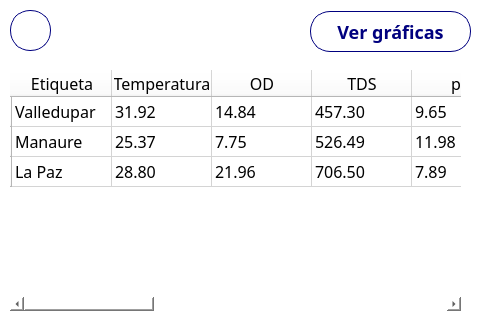
<?xml version="1.0" encoding="UTF-8"?>
<ui version="4.0">
 <class>MainWindow</class>
 <widget class="QMainWindow" name="MainWindow">
  <property name="geometry">
   <rect>
    <x>0</x>
    <y>0</y>
    <width>480</width>
    <height>320</height>
   </rect>
  </property>
  <property name="windowTitle">
   <string>MainWindow</string>
  </property>
  <property name="styleSheet">
   <string notr="true">font-family: Poppins;
background-color: white;</string>
  </property>
  <widget class="QWidget" name="centralwidget">
   <property name="styleSheet">
    <string notr="true">QTableWidget {
	border: 0;
}

QPushButton {
	height: 40px;
	border-radius: 20px;
	border: 1px solid #00007f;
	background-color: white;
	color: #00007f;
	font-weight: 500;
	font-size: 18px;
}</string>
   </property>
   <widget class="QTableWidget" name="tableWidget">
    <property name="geometry">
     <rect>
      <x>10</x>
      <y>70</y>
      <width>451</width>
      <height>241</height>
     </rect>
    </property>
    <property name="styleSheet">
     <string notr="true">font-size: 12pt;</string>
    </property>
    <property name="editTriggers">
     <set>QAbstractItemView::AnyKeyPressed|QAbstractItemView::EditKeyPressed</set>
    </property>
    <property name="columnCount">
     <number>13</number>
    </property>
    <row>
     <property name="text">
      <string/>
     </property>
    </row>
    <row>
     <property name="text">
      <string/>
     </property>
    </row>
    <row>
     <property name="text">
      <string/>
     </property>
    </row>
    <column>
     <property name="text">
      <string>Etiqueta</string>
     </property>
    </column>
    <column>
     <property name="text">
      <string>Temperatura</string>
     </property>
    </column>
    <column>
     <property name="text">
      <string>OD</string>
     </property>
    </column>
    <column>
     <property name="text">
      <string>TDS</string>
     </property>
    </column>
    <column>
     <property name="text">
      <string>pH</string>
     </property>
    </column>
    <column>
     <property name="text">
      <string>CE</string>
     </property>
    </column>
    <column>
     <property name="text">
      <string>Calidad</string>
     </property>
    </column>
    <column/>
    <column/>
    <column/>
    <column/>
    <column/>
    <column/>
    <item row="0" column="0">
     <property name="text">
      <string>Valledupar</string>
     </property>
    </item>
    <item row="0" column="1">
     <property name="text">
      <string>31.92</string>
     </property>
    </item>
    <item row="0" column="2">
     <property name="text">
      <string>14.84</string>
     </property>
    </item>
    <item row="0" column="3">
     <property name="text">
      <string>457.30</string>
     </property>
    </item>
    <item row="0" column="4">
     <property name="text">
      <string>9.65</string>
     </property>
    </item>
    <item row="0" column="5">
     <property name="text">
      <string>914.6</string>
     </property>
    </item>
    <item row="1" column="0">
     <property name="text">
      <string>Manaure</string>
     </property>
    </item>
    <item row="1" column="1">
     <property name="text">
      <string>25.37</string>
     </property>
    </item>
    <item row="1" column="2">
     <property name="text">
      <string>7.75</string>
     </property>
    </item>
    <item row="1" column="3">
     <property name="text">
      <string>526.49</string>
     </property>
    </item>
    <item row="1" column="4">
     <property name="text">
      <string>11.98</string>
     </property>
    </item>
    <item row="1" column="5">
     <property name="text">
      <string>1052.98</string>
     </property>
    </item>
    <item row="2" column="0">
     <property name="text">
      <string>La Paz</string>
     </property>
    </item>
    <item row="2" column="1">
     <property name="text">
      <string>28.80</string>
     </property>
    </item>
    <item row="2" column="2">
     <property name="text">
      <string>21.96</string>
     </property>
    </item>
    <item row="2" column="3">
     <property name="text">
      <string>706.50</string>
     </property>
    </item>
    <item row="2" column="4">
     <property name="text">
      <string>7.89</string>
     </property>
    </item>
    <item row="2" column="5">
     <property name="text">
      <string>1413.00</string>
     </property>
    </item>
   </widget>
   <widget class="QPushButton" name="backBtn">
    <property name="geometry">
     <rect>
      <x>10</x>
      <y>10</y>
      <width>41</width>
      <height>41</height>
     </rect>
    </property>
    <property name="styleSheet">
     <string notr="true"/>
    </property>
    <property name="text">
     <string/>
    </property>
   </widget>
   <widget class="QPushButton" name="actBtn">
    <property name="geometry">
     <rect>
      <x>310</x>
      <y>11</y>
      <width>161</width>
      <height>41</height>
     </rect>
    </property>
    <property name="text">
     <string>Ver gráficas</string>
    </property>
   </widget>
  </widget>
 </widget>
 <resources/>
 <connections/>
</ui>
